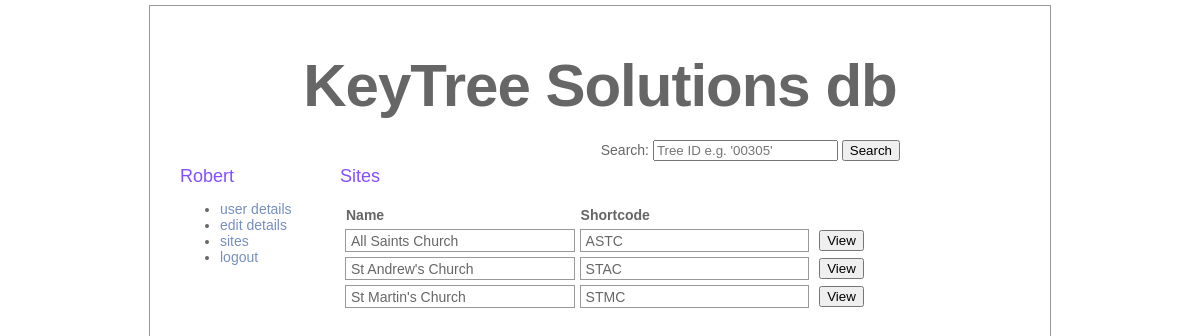
Page /pages/login/user_logged_on_sites.php (signed in) on the committed database.
### tables this page shows
CREATE TABLE treedata_sites (
    name VARCHAR(100) NOT NULL,
    shortcode VARCHAR(4) NOT NULL PRIMARY KEY,
    description VARCHAR(1000),
    address_line_1 VARCHAR(200),
    address_line_2 VARCHAR(200),
    city VARCHAR(50),
    postcode VARCHAR(9),
    contact_name VARCHAR(100),
    contact_telephone VARCHAR(11),
    image VARCHAR(100)
);

### pages/login/user_logged_on_sites.php (the view, shortened to what this page needs)
<?php
    $path = "../../";
    $subTitle = "Sites";
	include ($path."assets/includes/connection.php");
	if (!isset($_SESSION["authenticated_user"]))
	{
		$_SESSION["message"] = "please log in";
		header("Location: ".$path);
	}
	else
	{
		include($path."assets/includes/header.php");
		include($path."assets/includes/login.php");
	?>
			<div id="text">
                <h2><?php echo $subTitle; ?></h2>
                <p>
                	<?php
					$query = "	SELECT treedata_sites.name, treedata_sites.shortcode
								FROM treedata_user_sites
								JOIN treedata_sites ON treedata_user_sites.site_shortcode=treedata_sites.shortcode
								WHERE treedata_user_sites.username='$username'";
	        		$result = mysqli_query ($connection, $query);
            		if (mysqli_num_rows($result) > 0)
            		{
            				echo "<table class='sitesAll'>";
	            			echo "<tr>";
	            			echo "<th>Name</th>";
	            			echo "<th>Shortcode</th>";
	            			echo "</tr>";
            			while($row = mysqli_fetch_array($result, MYSQLI_ASSOC))
	            		{
	            			echo "<form action='".$path."pages/login/user_logged_on_site_details.php' method='GET' name='form_viewSite' id='form_viewSite'>";
	            			echo "<tr>";
	            			echo "<td>".$row['name']."</td>";
	            			echo "<td>".$row['shortcode']."</td>";
	            			echo "<td><input name='viewSite' type='submit' value='View' /></td>";
	            			echo "</tr>";
	            			echo "</form>";
	            		}
	            		echo "</table>";
					}
	                else
	                {
	                	echo "<p>No sites linked to your account <p>";
	                }
            	?>
    			</p>
			</div>
		</div>
	</body>
</html>
<?php
	}
?>

### assets/css/style.css (style rules this page uses)
body { color: #666; font-size: 14px; font-family: "Lucida Grande", Arial, sans-serif; font-weight: normal; margin-top: 0; margin-bottom: 0; }
p { margin-top: 5; }
h2 { color: #844fff; font-size: 18px; font-weight: normal; margin: 0px; }
table { width: 100%; margin: 0px; padding: 0px; text-align: left; }
#text { top: 150px; left: 190px; width: 660px; position: absolute; margin-top: 10px; margin-right: 50px; padding-left: 0px; padding-right: 0px; background:; }
table.sitesAll { border: 0px solid #999; margin: 0px; padding: 0px; border-spacing:5px; text-align: left; vertical-align: middle; width: 90%; }
table.sitesAll td { border: 1px solid #999; margin: 0px; padding: 0px 0px 0px 5px; text-align: left; vertical-align: middle; background:; height: 21px; }
table.sitesAll td:nth-child(1) { width: 40%; }
table.sitesAll td:nth-child(2) { width: 40%; }
table.sitesAll td:nth-child(3) { width: 20%; border: 0px; }

### rows in the picture
treedata_sites: name "All Saints Church", shortcode "ASTC"
treedata_sites: name "St Andrew's Church", shortcode "STAC"
treedata_sites: name "St Martin's Church", shortcode "STMC"

### other values in the picture
$siteTitle "KeyTree Solutions db"
$username "Robert"
$subTitle "Sites"
